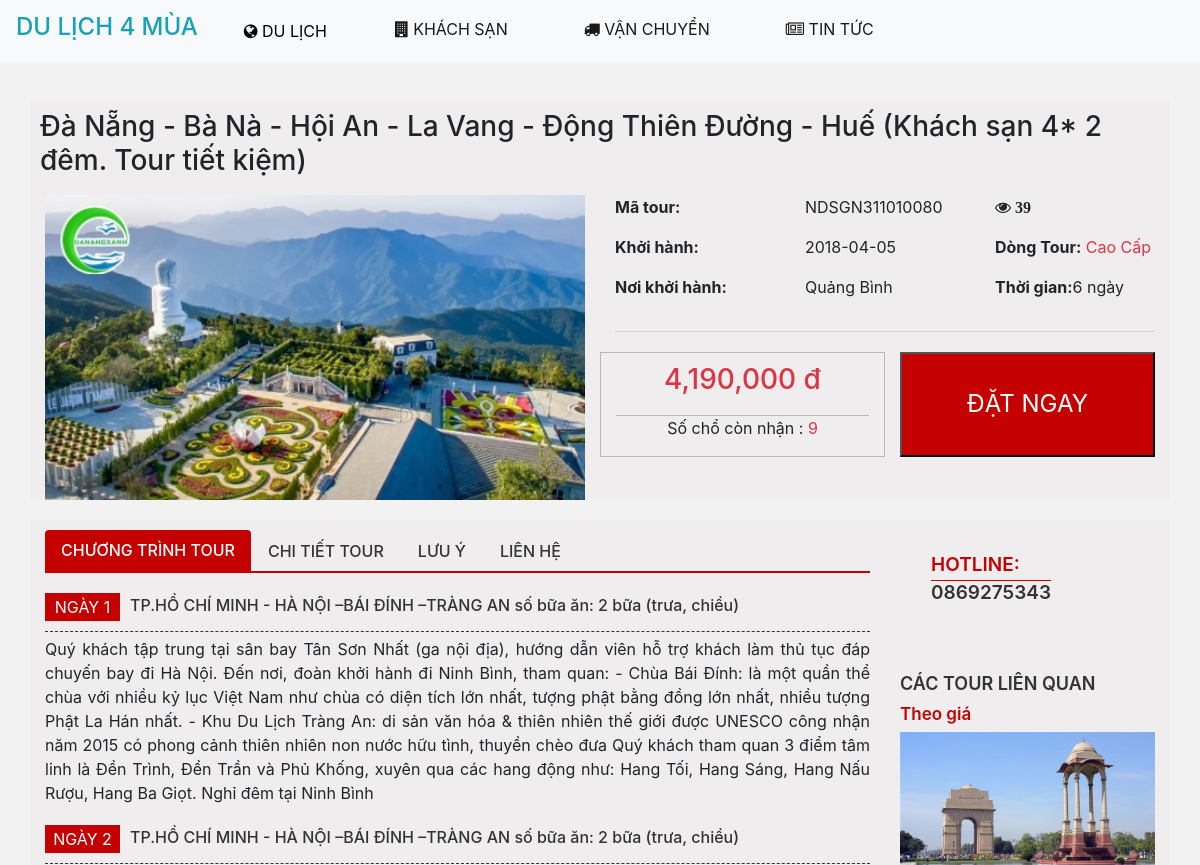
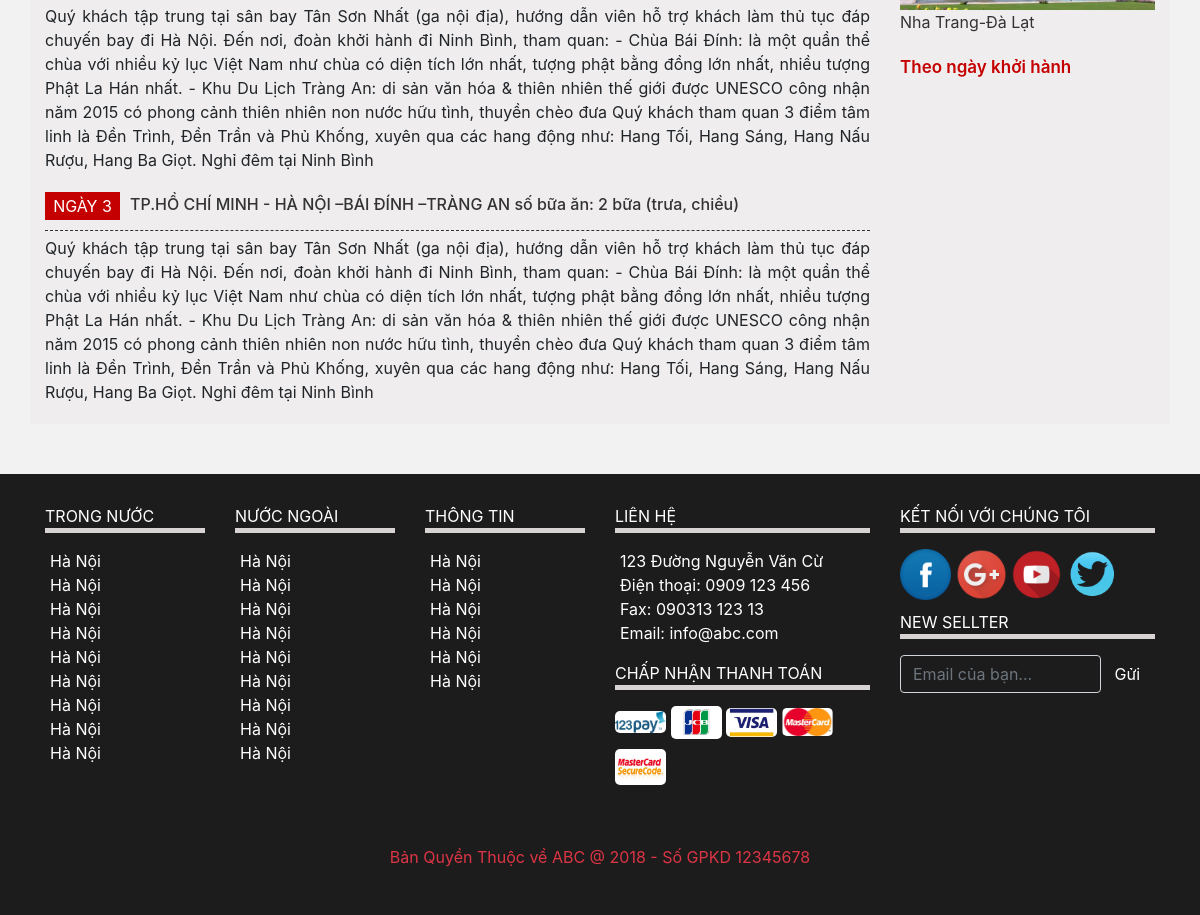
/chi_tiet_tour.php?matour=NDSGN311010080, run on the app's committed database (2 pictures, top to bottom).
### tables this page shows
CREATE TABLE IF NOT EXISTS `thongtintour` (
  `MaTour` varchar(20) NOT NULL,
  `MaLoai` int(5) DEFAULT NULL,
  `TenTour` varchar(200) DEFAULT NULL,
  `Gia` int(10) DEFAULT NULL,
  `NoiKhoiHanh` int(5) DEFAULT NULL,
  `NoiDen` int(5) DEFAULT NULL,
  `NgayKhoiHanh` date DEFAULT NULL,
  `DongTour` varchar(5) NOT NULL,
  `NoiDungTour` text NOT NULL,
  `ThoiGianTour` int(5) NOT NULL,
  `LuotXem` int(10) NOT NULL,
  `TinhTrang` int(2) NOT NULL,
  PRIMARY KEY (`MaTour`)
);

CREATE TABLE IF NOT EXISTS `hinhanhtour` (
  `MaTour` varchar(20) NOT NULL,
  `URLHinh` varchar(200) NOT NULL,
  PRIMARY KEY (`MaTour`,`URLHinh`)
);

CREATE TABLE IF NOT EXISTS `dongtour` (
  `MaDongTour` varchar(5) NOT NULL,
  `TenDongTour` varchar(50) NOT NULL,
  PRIMARY KEY (`MaDongTour`)
);

CREATE TABLE IF NOT EXISTS `diadiem` (
  `stt` int(5) NOT NULL,
  `tendiadiem` varchar(200) NOT NULL,
  `mavung` int(5) NOT NULL,
  `published` int(3) NOT NULL,
  `ordering` int(3) NOT NULL,
  `loaidiadiem` varchar(5) DEFAULT NULL,
  PRIMARY KEY (`stt`)
);

### database/DataProvider.php (called while the page is built, shortened)
<?php
	class DataProvider{
		public static function ExcuteQuery($sql)
		{
			$connection = mysqli_connect(SERVER,USERNAME,PASSWORD,DATABASE) or
			die("Couldn't connect to localhost");
			mysqli_query($connection, "set names utf8");
			$result = mysqli_query($connection, $sql);
			return $result;
		}
	}
?>

### layout/chitiettour.php (the view, shortened to what this page needs)
<?php
    $MaTour = $_GET['matour'];
    $sql = "SELECT thongtintour.MaTour,TenTour,Gia, TenDongTour, ThoiGianTour, NgayKhoiHanh,tendiadiem, LuotXem
            FROM thongtintour,dongtour,hinhanhtour,diadiem
            WHERE thongtintour.DongTour = dongtour.MaDongTour and thongtintour.NoiDen = diadiem.stt
            and thongtintour.MaTour = '".$MaTour."'
            Group by thongtintour.MaTour";
            $result = DataProvider::ExcuteQuery($sql);
            $row = mysqli_fetch_row($result);
    $sqlhinh = "select URLHinh FROM hinhanhtour where MaTour ='".$MaTour."'";
    $resulthinh = DataProvider::ExcuteQuery($sqlhinh);
?>
<div class="container maincttour">
    <div class="row">
        <h3><?php echo $row[1]?></h3>
    </div>
    <div class="row">
        <div class="col-md-6">
             <div id="slideshow">
                <div class="slide-wrapper">
            <?php
                while($row2 = mysqli_fetch_array($resulthinh))
                {
                    $hinh = $row2['URLHinh'];
            ?>
               <div class="slide">
                    <img class="mySlides" src="public/images/tour/<?php echo $hinh?>" style="width:100%">
                </div>
            <?php
                }
            ?>
                </div>
             </div>
        </div>
        <div class="col-md-6">
            <div class="row">
                <div class="col-md-4"><p><b>Mã tour:</b></p></div>
                <div class="col-md-4"><p><?php echo $row[0]?></p></div>
                <div class="col-md-4"><i class="fa fa-eye">&nbsp;<b><?php echo $row[7]?> &nbsp;</b></i></div>
            </div>
            <div class="row">
                <div class="col-md-4"><p><b>Khởi hành:</b></p></div>
                <div class="col-md-4"><p><?php echo $row[5]?></p></div>
                <div class="col-md-4">
                    <p><b>Dòng Tour:</b> <span class="text-danger"><?php echo $row[3]?></span></p></div>
            </div>
            <div class="row">
                <div class="col-md-4"><p><b>Nơi khởi hành:</b></p></div>
                <div class="col-md-4"><p><?php echo $row[6]?></p></div>
                <div class="col-md-4"><p><b>Thời gian:</b><?php echo $row[4]?> ngày</p></div>
            </div>
            <hr/>
            <div class="row" style="margin-top: 20px;">
                <div class="col-md-6" align="center" style="border:1px solid #B7B5B5">
                    <h3 class="text-danger"><?php echo number_format($row[2])?> đ</h3>
                    <p style="border-top: 1px solid #B7B5B5">Số chổ còn nhận : <span class="text-danger">9</span></p>
                </div>
                <div class="col-md-6 btndattour">
                    <input type="submit" name="btndat" value="ĐẶT NGAY">
                </div>
            </div>
        </div>
    </div>
</div>
<div class="container noidungchitiettour">
    <div class="row">
        <div class="col-md-9">
            <nav>
                <div class="nav nav-tabs" id="nav-tab" role="tablist">
                    <a class="nav-item nav-link active" id="nav-ctrinhtour-tab" data-toggle="tab" href="#nav-ctrinhtour" role="tab" aria-controls="nav-ctrinhtour" aria-selected="true">Chương trình tour</a>
                    <a class="nav-item nav-link" id="nav-ctiettour-tab" data-toggle="tab" href="#nav-ctiettour" role="tab" aria-controls="nav-ctiettour" aria-selected="false">Chi tiết tour</a>
                    <a class="nav-item nav-link" id="nav-luuy-tab" data-toggle="tab" href="#nav-luuy" role="tab" aria-controls="nav-luuy" aria-selected="false">Lưu ý</a>
                    <a class="nav-item nav-link" id="nav-lhe-tab" data-toggle="tab" href="#nav-lhe" role="tab" aria-controls="nav-lhe" aria-selected="false">Liên hệ</a>
                </div>
            </nav>
            <div class="tab-content" id="nav-tabContent">
                <div class="tab-pane fade show active" id="nav-ctrinhtour" role="tabpanel" aria-labelledby="nav-ctrinhtour-tab">
                    <div class="container nav-ctrinhtour-content">
                        <div class="row">
                            <div class="col-md-2 ctt-day">Ngày 1</div>
                            <div class="col-md-10 ctt-trip"><span>tp.hồ chí minh - HÀ NỘI –BÁI ĐÍNH –TRÀNG AN</span> <span>Số bữa ăn: 2 bữa (trưa, chiều)</span>
                            </div>
                        </div>
                        <div class="row">
                            <div>Quý khách tập trung tại sân bay Tân Sơn Nhất (ga nội địa), hướng dẫn viên hỗ trợ khách làm thủ tục đáp chuyến bay đi Hà Nội. Đến nơi, đoàn khởi hành đi Ninh Bình, tham quan:
    - Chùa Bái Đính: là một quần thể chùa với nhiều kỷ lục Việt Nam như chùa có diện tích lớn nhất, tượng phật bằng đồng lớn nhất, nhiều tượng Phật La Hán nhất.
    - Khu Du Lịch Tràng An: di sản văn hóa &amp; thiên nhiên thế giới được UNESCO công nhận năm 2015 có phong cảnh thiên nhiên non nước hữu tình, thuyền chèo đưa Quý khách tham quan 3 điểm tâm linh là Đền Trình, Đền Trần và Phủ Khống, xuyên qua các hang động như: Hang Tối, Hang Sáng, Hang Nấu Rượu, Hang Ba Giọt.
    Nghỉ đêm tại Ninh Bình</div>
                        </div>
                    </div>
                    <div class="container nav-ctrinhtour-content">
                        <div class="row">
                            <div class="col-md-2 ctt-day">Ngày 2</div>
                            <div class="col-md-10 ctt-trip"><span>tp.hồ chí minh - HÀ NỘI –BÁI ĐÍNH –TRÀNG AN</span> <span>Số bữa ăn: 2 bữa (trưa, chiều)</span>
                            </div>
                        </div>
                        <div class="row">
                            <div>Quý khách tập trung tại sân bay Tân Sơn Nhất (ga nội địa), hướng dẫn viên hỗ trợ khách làm thủ tục đáp chuyến bay đi Hà Nội. Đến nơi, đoàn khởi hành đi Ninh Bình, tham quan:
    - Chùa Bái Đính: là một quần thể chùa với nhiều kỷ lục Việt Nam như chùa có diện tích lớn nhất, tượng phật bằng đồng lớn nhất, nhiều tượng Phật La Hán nhất.
    - Khu Du Lịch Tràng An: di sản văn hóa &amp; thiên nhiên thế giới được UNESCO công nhận năm 2015 có phong cảnh thiên nhiên non nước hữu tình, thuyền chèo đưa Quý khách tham quan 3 điểm tâm linh là Đền Trình, Đền Trần và Phủ Khống, xuyên qua các hang động như: Hang Tối, Hang Sáng, Hang Nấu Rượu, Hang Ba Giọt.
    Nghỉ đêm tại Ninh Bình</div>
                        </div>
                    </div>
                    <div class="container nav-ctrinhtour-content">
                        <div class="row">
                            <div class="col-md-2 ctt-day">Ngày 3</div>
                            <div class="col-md-10 ctt-trip"><span>tp.hồ chí minh - HÀ NỘI –BÁI ĐÍNH –TRÀNG AN</span> <span>Số bữa ăn: 2 bữa (trưa, chiều)</span>
                            </div>
                        </div>
                        <div class="row">
                            <div>Quý khách tập trung tại sân bay Tân Sơn Nhất (ga nội địa), hướng dẫn viên hỗ trợ khách làm thủ tục đáp chuyến bay đi Hà Nội. Đến nơi, đoàn khởi hành đi Ninh Bình, tham quan:
    - Chùa Bái Đính: là một quần thể chùa với nhiều kỷ lục Việt Nam như chùa có diện tích lớn nhất, tượng phật bằng đồng lớn nhất, nhiều tượng Phật La Hán nhất.
    - Khu Du Lịch Tràng An: di sản văn hóa &amp; thiên nhiên thế giới được UNESCO công nhận năm 2015 có phong cảnh thiên nhiên non nước hữu tình, thuyền chèo đưa Quý khách tham quan 3 điểm tâm linh là Đền Trình, Đền Trần và Phủ Khống, xuyên qua các hang động như: Hang Tối, Hang Sáng, Hang Nấu Rượu, Hang Ba Giọt.
    Nghỉ đêm tại Ninh Bình</div>
                        </div>
                    </div>
                </div>
            </div>
        </div>
        <div class="col-md-3">
            <div class="chitiettour-left-hotline">
                <p>HOTLINE:<br/>
                    <span>0869275343</span>
                </p>
            </div>
<?php
    $sqltheogia = "SELECT thongtintour.MaTour,TenTour, URLHinh
                   FROM thongtintour,hinhanhtour
                   WHERE thongtintour.MaTour = hinhanhtour.MaTour
                   and Gia = ".$row[2]."
                   and thongtintour.MaTour <> '".$MaTour."'
                   GROUP BY thongtintour.MaTour
                   limit 0,3";
    $resulttheogia = DataProvider::ExcuteQuery($sqltheogia);
?>
            <div class="tourlienquan">
                <div>CÁC TOUR LIÊN QUAN</div>
                <div class="tourlienquan-option">Theo giá</div>
                <?php
                    while($row = mysqli_fetch_array($resulttheogia))
                    {
                        $MaTour = $row['MaTour'];
                        $TenTour = $row['TenTour'];
                        $URLHinh = $row['URLHinh'];
                ?>
                    <div class="row">
                        <div class="tourlienquan-content col-md-12">
                            <a href="chi_tiet_tour.php?matour=<?php echo $MaTour ?>"><img src="public/images/tour/<?php echo $URLHinh?>" class="img-fluid" alt="<?php echo $TenTour?>"/></a>
                            <a href="chi_tiet_tour.php?matour=<?php echo $MaTour ?>"><p><?php echo $TenTour?></p></a>
                        </div>
                    </div>
                <?php
                    }
                ?>
                <div class="tourlienquan-option">Theo ngày khởi hành</div>
            </div>
        </div>
    </div>
</div>

### public/css/style.css (style rules this page uses)
body { background-color: #f2f2f2; }
.maincttour { margin-top: 100px; background-color:#EFEDED; }
.maincttour div h3 { padding: 10px; }
.btndattour input[type=submit] { width:100%; height: 100%; background-color: #c50000; color:white; font-size: 1.5em; }
.noidungchitiettour { margin-top: 20px; background-color: #EFEDED; padding-top: 10px; }
.noidungchitiettour nav a { text-transform: uppercase; color: #333; font-weight: 500; }
.nav-tabs { border-bottom: 2.5px solid #c50000; }
.nav-tabs .nav-item { margin-bottom: -1px; }
.nav-tabs .nav-link { border: 1px solid transparent; border-top-left-radius: 0.25rem; border-top-right-radius: 0.25rem; }
.nav-tabs .nav-link.active, .nav-tabs .nav-item.show .nav-link { color: #fff; background-color: #c50000; border:#c50000; }
.tab-content { margin-top: 20px; }
.nav-ctrinhtour-content .ctt-day { background-color: #c50000; color: #fff; text-transform: uppercase; text-align: center; padding: 2px 5px; max-width: 75px; margin-right: 10px; }
.nav-ctrinhtour-content .ctt-trip { padding: 0; margin: 0; color: #333; font-weight: 500; }
.nav-ctrinhtour-content .ctt-trip span:nth-child(1) { text-transform: uppercase; }
.nav-ctrinhtour-content .ctt-trip span:nth-child(2) { text-transform: lowercase; }
.nav-ctrinhtour-content > div:nth-child(1) { border-bottom: 0.5px dashed #333; padding-bottom: 10px; margin-bottom: 5px; }
.nav-ctrinhtour-content > div:nth-child(2) { text-align: justify; margin-bottom: 20px; }
.chitiettour-left-hotline { border: 1px solid transparent; background-image: url(https://travel.com.vn/Content/themeOrange/img/support.jpg); background-repeat: no-repeat; background-size: cover; height: 125px; }
.chitiettour-left-hotline > p { margin-left: 30px; margin-top: 20px; font-size: 19px; font-weight: 600; color: #c50000; }
.chitiettour-left-hotline > p span { color: #333; border-top: 1.5px solid #c50000; }
.tourlienquan { margin-top: 15px; }
.tourlienquan > div:nth-child(1) { color: #333; font-weight: 600; font-size: 18px; }
.tourlienquan .tourlienquan-option { color: #c50000; font-size: 17px; font-weight: 600; margin: 5px 0; }
.tourlienquan-content a { color: #333; text-decoration: none; }
.tourlienquan-content p { width: 255px; white-space: nowrap; text-overflow: ellipsis; overflow: hidden; }

### data on the page
thongtintour: TenTour "Đà Nẵng - Bà Nà - Hội An - La Vang - Động Thiên Đường - Huế (Khách sạn 4* 2 đêm. Tour tiết kiệm)", MaTour "NDSGN311010080", LuotXem "39", NgayKhoiHanh "2018-04-05", dongtour.TenDongTour "Cao Cấp", diadiem.tendiadiem "Quảng Bình", ThoiGianTour "6", Gia "4,190,000"
hinhanhtour: URLHinh (picture)
thongtintour: hinhanhtour.URLHinh (picture), TenTour "Nha Trang-Đà Lạt"
